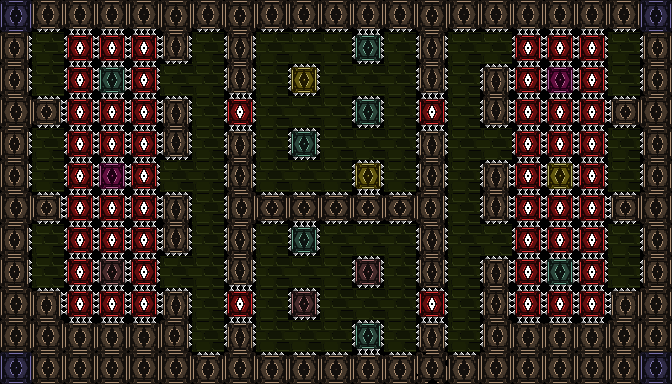

Below is a game level as drawn by its tile map, then a one-line description and the .tmx file that defines it, in full:
An orthogonal 21x12 tile map with 32x32 px tiles, 1 tile layer (Tile Layer 1).

<map version="1.0" tiledversion="1.0.3" orientation="orthogonal" renderorder="right-down" width="21" height="12" tilewidth="32" tileheight="32" nextobjectid="1">
 <tileset firstgid="1" source="tileset.tsx" />
 <layer name="Tile Layer 1" width="21" height="12">
  <data encoding="csv">
17,18,18,18,18,14,18,14,18,18,18,18,18,14,18,18,18,18,18,18,17,
21,3,5,5,5,42,3,34,3,3,3,8,3,34,3,3,5,5,5,3,20,
21,3,5,8,5,3,3,42,3,10,3,3,3,42,3,44,5,7,5,3,20,
14,38,5,5,5,44,3,5,3,3,3,8,3,5,3,42,5,5,5,40,14,
21,3,5,5,5,42,3,44,3,8,3,3,3,44,3,3,5,5,5,3,20,
21,3,5,7,5,3,3,34,3,3,3,10,3,34,3,44,5,10,5,3,20,
14,38,5,5,5,44,3,20,36,36,36,36,36,21,3,42,5,5,5,40,14,
21,3,5,5,5,42,3,34,3,8,3,3,3,34,3,3,5,5,5,3,20,
21,3,5,9,5,3,3,42,3,3,3,9,3,34,3,44,5,8,5,3,20,
14,30,5,5,5,44,3,5,3,9,3,3,3,5,3,34,5,5,5,26,14,
14,14,19,19,19,21,3,44,3,3,3,8,3,44,3,20,19,19,19,14,14,
17,14,14,14,14,14,19,14,19,19,19,19,19,15,19,14,14,14,14,14,17
</data>
 </layer>
</map>
